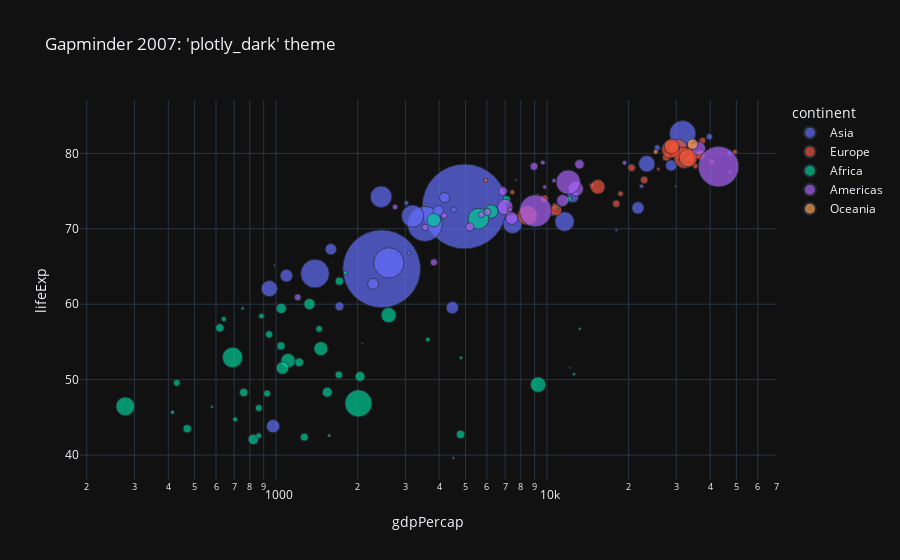

The cell this chart's notebook holds for it:
### Code cell
import plotly.express as px

df = px.data.gapminder()
df_2007 = df.query("year==2007")

for template in ["plotly_dark"]:
    fig = px.scatter(df_2007,
                     x="gdpPercap", y="lifeExp", size="pop", color="continent",
                     log_x=True, size_max=60,
                     template=template, title="Gapminder 2007: '%s' theme" % template)
fig.show(fig.show(renderer="png"))
